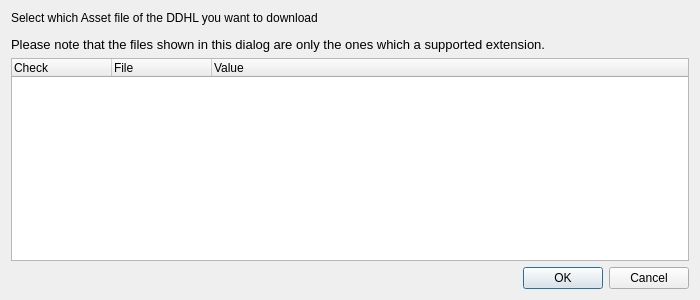
<?xml version="1.0" encoding="UTF-8"?>
<ui version="4.0">
 <class>DownloadAssetFileDialog</class>
 <widget class="QDialog" name="DownloadAssetFileDialog">
  <property name="geometry">
   <rect>
    <x>0</x>
    <y>0</y>
    <width>700</width>
    <height>300</height>
   </rect>
  </property>
  <property name="minimumSize">
   <size>
    <width>700</width>
    <height>300</height>
   </size>
  </property>
  <property name="maximumSize">
   <size>
    <width>700</width>
    <height>300</height>
   </size>
  </property>
  <property name="windowTitle">
   <string>Download Asset File</string>
  </property>
  <property name="styleSheet">
   <string notr="true">QCheckBox::indicator{
    border: 1px solid white;
    border-radius: 1px;
    width: 10px;
    height: 10px;
    margin: 2px 2px 2px 2px;
}

QCheckBox::indicator:checked {
    image: url(:/images/checkbox_checked);
}
</string>
  </property>
  <layout class="QVBoxLayout" name="verticalLayout_2">
   <item>
    <layout class="QVBoxLayout" name="verticalLayout">
     <item>
      <widget class="QLabel" name="label">
       <property name="sizePolicy">
        <sizepolicy hsizetype="Fixed" vsizetype="Fixed">
         <horstretch>0</horstretch>
         <verstretch>0</verstretch>
        </sizepolicy>
       </property>
       <property name="autoFillBackground">
        <bool>false</bool>
       </property>
       <property name="text">
        <string>&lt;html&gt;&lt;head/&gt;&lt;body&gt;&lt;p&gt;Select which Asset file of the DDHL you want to download &lt;/p&gt;&lt;p&gt;&lt;span style=&quot; font-size:10pt;&quot;&gt;Please note that the files shown in this dialog are only the ones which a supported extension.&lt;/span&gt;&lt;/p&gt;&lt;/body&gt;&lt;/html&gt;</string>
       </property>
       <property name="scaledContents">
        <bool>true</bool>
       </property>
       <property name="alignment">
        <set>Qt::AlignLeading|Qt::AlignLeft|Qt::AlignTop</set>
       </property>
      </widget>
     </item>
     <item>
      <widget class="QTreeWidget" name="treeWidget">
       <property name="sizePolicy">
        <sizepolicy hsizetype="MinimumExpanding" vsizetype="MinimumExpanding">
         <horstretch>0</horstretch>
         <verstretch>0</verstretch>
        </sizepolicy>
       </property>
       <property name="alternatingRowColors">
        <bool>true</bool>
       </property>
       <property name="indentation">
        <number>15</number>
       </property>
       <attribute name="headerMinimumSectionSize">
        <number>40</number>
       </attribute>
       <column>
        <property name="text">
         <string>Check</string>
        </property>
       </column>
       <column>
        <property name="text">
         <string notr="true">File</string>
        </property>
       </column>
       <column>
        <property name="text">
         <string>Value</string>
        </property>
       </column>
      </widget>
     </item>
    </layout>
   </item>
   <item>
    <layout class="QHBoxLayout" name="horizontalLayout">
     <item>
      <widget class="QDialogButtonBox" name="buttonBox">
       <property name="orientation">
        <enum>Qt::Horizontal</enum>
       </property>
       <property name="standardButtons">
        <set>QDialogButtonBox::Cancel|QDialogButtonBox::Ok</set>
       </property>
      </widget>
     </item>
    </layout>
   </item>
  </layout>
 </widget>
 <resources>
  <include location="../../../images.qrc"/>
 </resources>
 <connections>
  <connection>
   <sender>buttonBox</sender>
   <signal>accepted()</signal>
   <receiver>DownloadAssetFileDialog</receiver>
   <slot>accept()</slot>
   <hints>
    <hint type="sourcelabel">
     <x>248</x>
     <y>254</y>
    </hint>
    <hint type="destinationlabel">
     <x>157</x>
     <y>274</y>
    </hint>
   </hints>
  </connection>
  <connection>
   <sender>buttonBox</sender>
   <signal>rejected()</signal>
   <receiver>DownloadAssetFileDialog</receiver>
   <slot>reject()</slot>
   <hints>
    <hint type="sourcelabel">
     <x>316</x>
     <y>260</y>
    </hint>
    <hint type="destinationlabel">
     <x>286</x>
     <y>274</y>
    </hint>
   </hints>
  </connection>
 </connections>
</ui>
